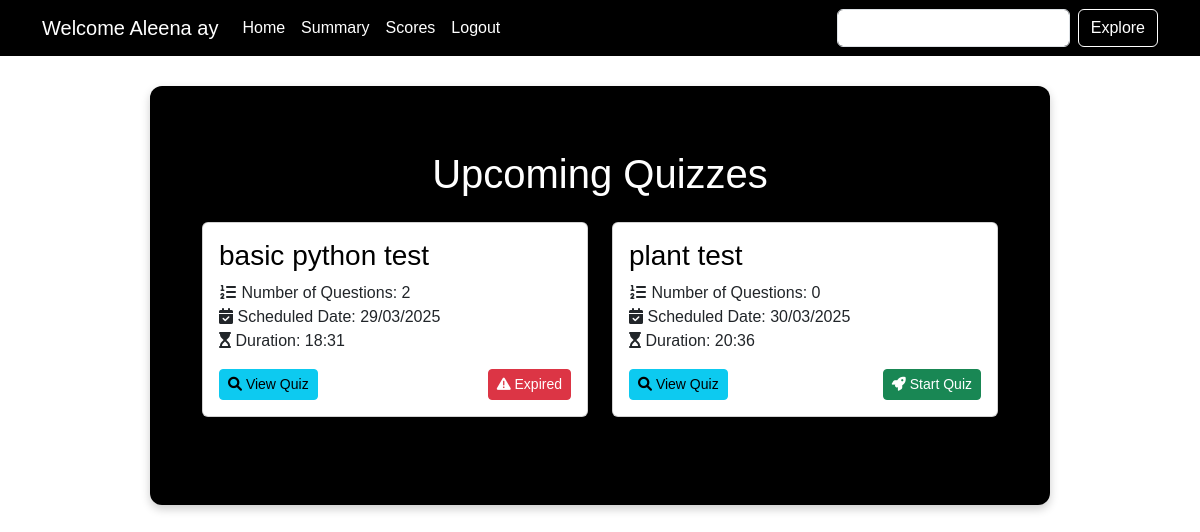
The app's page /user_dashboard/Aleena Ayesha Alvi , older data.
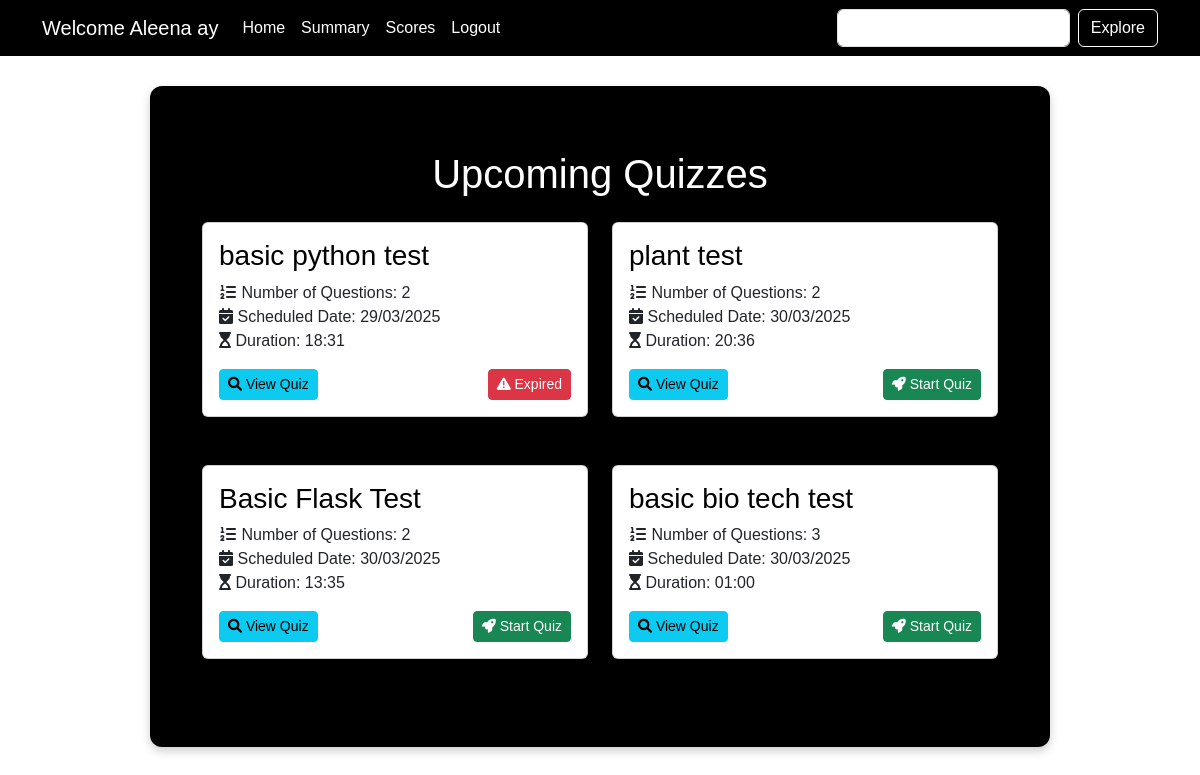
The same page, newer data.
### backend/models.py (models this page shows)
class Quiz(db.Model):
    __tablename__ = "quizzes"
    id = db.Column(db.Integer, primary_key=True)
    chapter_id = db.Column(db.Integer, db.ForeignKey("chapters.id"), nullable=False)  # Fixed FK
    quiz_name = db.Column(db.String(80), nullable=False)
    quiz_date = db.Column(db.Date, nullable=False)  # Fixed Date Type
    duration = db.Column(db.Time, nullable=False)  # Fixed Duration Type
    remarks = db.Column(db.String(200), nullable=False)
    questions = db.relationship("Question", backref="quizzes", lazy=True, cascade="all,delete")
    scores = db.relationship("Score", backref="quizzes", lazy=True, cascade="all,delete")

### backend/controllers.py (the view)
@app.route('/user_dashboard/<name>', methods=['GET', 'POST'])
def user_dashboard(name):
    quizzes = Quiz.query.all()
    user = User.query.filter_by(username=name).first()
    today = datetime.today().date()
    return render_template('user_dashboard.html', name=name, quizzes=quizzes, today=today)

### templates/user_dashboard.html
{% extends 'user_layout.html' %}
{% block content %}
  <div class="container">
    <h1 class="text-center my-4" style="color:white;">Upcoming Quizzes</h1>
    {% if quizzes %}
      <div class="row">
        {% for quiz in quizzes %}
          <div class="col-sm-6 mb-4">
            <div class="card mb-4">
              <div class="card-body">
                <h3 class="card-title text-black">{{ quiz.quiz_name }}</h3>
                <p class="card-text">
                  <i class="fas fa-list-ol"></i> Number of Questions: {{ quiz.questions | length }}<br>
                  <i class="fas fa-calendar-check"></i> Scheduled Date: {{ quiz.quiz_date.strftime('%d/%m/%Y') }}<br>
                  <i class="fas fa-hourglass-start"></i> Duration: {{ quiz.duration.strftime('%H:%M') }}<br>
                </p>
                <div class="d-flex justify-content-between">
                  <a href="/view_quiz_details/{{ quiz.id }}/{{ name }}" class="btn btn-info btn-sm">
                    <i class="fas fa-search"></i> View Quiz
                  </a>
                  {% if quiz.quiz_date == today %}
                    <a href="/start_quizuser/{{ quiz.id }}/{{ name }}" class="btn btn-success btn-sm">
                      <i class="fas fa-rocket"></i> Start Quiz
                    </a>
                  {% elif quiz.quiz_date > today %}
                    <button class="btn btn-warning btn-sm" onclick="alert('This quiz is not live yet!')">
                      <i class="fas fa-pause-circle"></i> Not Live Yet
                    </button>
                  {% else %}
                    <button class="btn btn-danger btn-sm" onclick="alert('Quiz date has passed!')">
                      <i class="fas fa-exclamation-triangle"></i> Expired
                    </button>
                  {% endif %}
                </div>
              </div>
            </div>
          </div>
        {% endfor %}
      </div>
    {% else %}
      <h3 class="text-center">No Quizzes Found</h3>
    {% endif %}
  </div>
{% endblock %}

Row changes from the older to the newer data that the page shows:
computed for Quiz "plant test": questions|length "0" → "2"
added Quiz: quiz_name "Basic Flask Test", questions|length "2", quiz_date "30/03/2025", duration "13:35"
added Quiz: quiz_name "basic bio tech test", questions|length "3", quiz_date "30/03/2025", duration "01:00"
